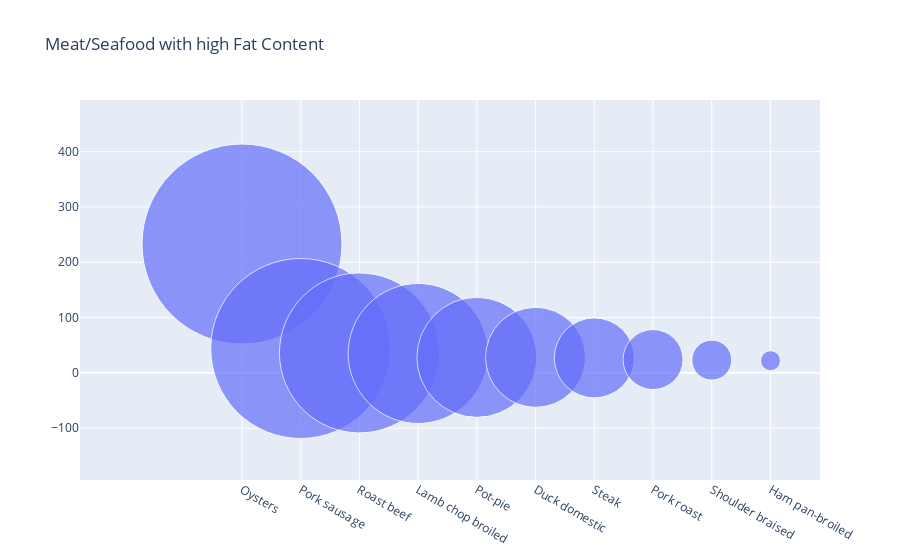

Notebook code cell kept with this figure:
### Markdown cell above
Fattiest of the fishes

### Code cell
top_10_fattest= meat.sort_values(by='Fat', ascending=False)
top_10_fattest=top_10_fattest.head(10)
fig = go.Figure(data=[go.Scatter(
    x=top_10_fattest['Food'], y=top_10_fattest['Fat'],
    mode='markers',
    marker_size=[200,180,160,140,120, 100 ,80 , 60 ,40,20])
])
fig.update_layout(title='Meat/Seafood with high Fat Content')
fig.show()

### Figure 1 — Plotly figure (JSON) as saved in the notebook; plotly's stock layout.template omitted (floating-point values rounded to 4 significant figures)
{"data": [{"marker": {"size": [200, 180, 160, 140, 120, 100, 80, 60, 40, 20]}, "mode": "markers", "type": "scatter", "x": ["Oysters", "Pork sausage", "Roast beef", "Lamb chop broiled", "Pot-pie", "Duck domestic", "Steak", "Pork roast", "Shoulder braised", "Ham pan-broiled"], "y": [233, 44, 36, 35, 28, 28, 27, 24, 23, 22]}], "layout": {"title": {"text": "Meat/Seafood with high Fat Content"}}}
